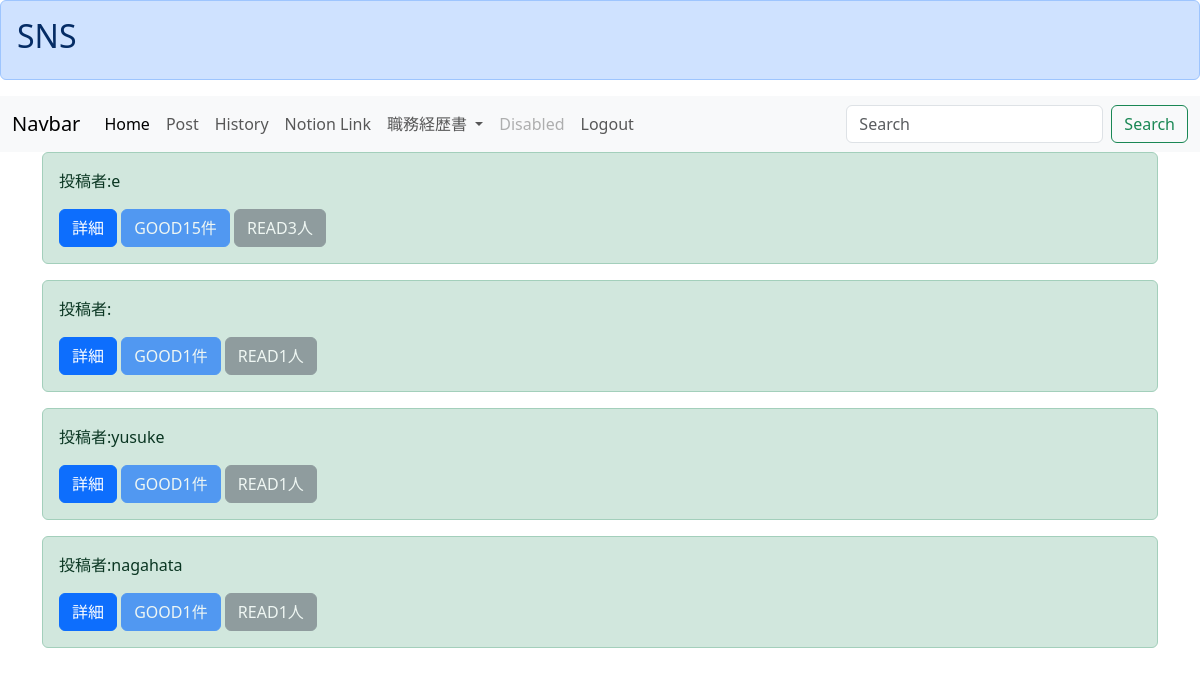
Page /list/ (signed in) on the earlier database version.
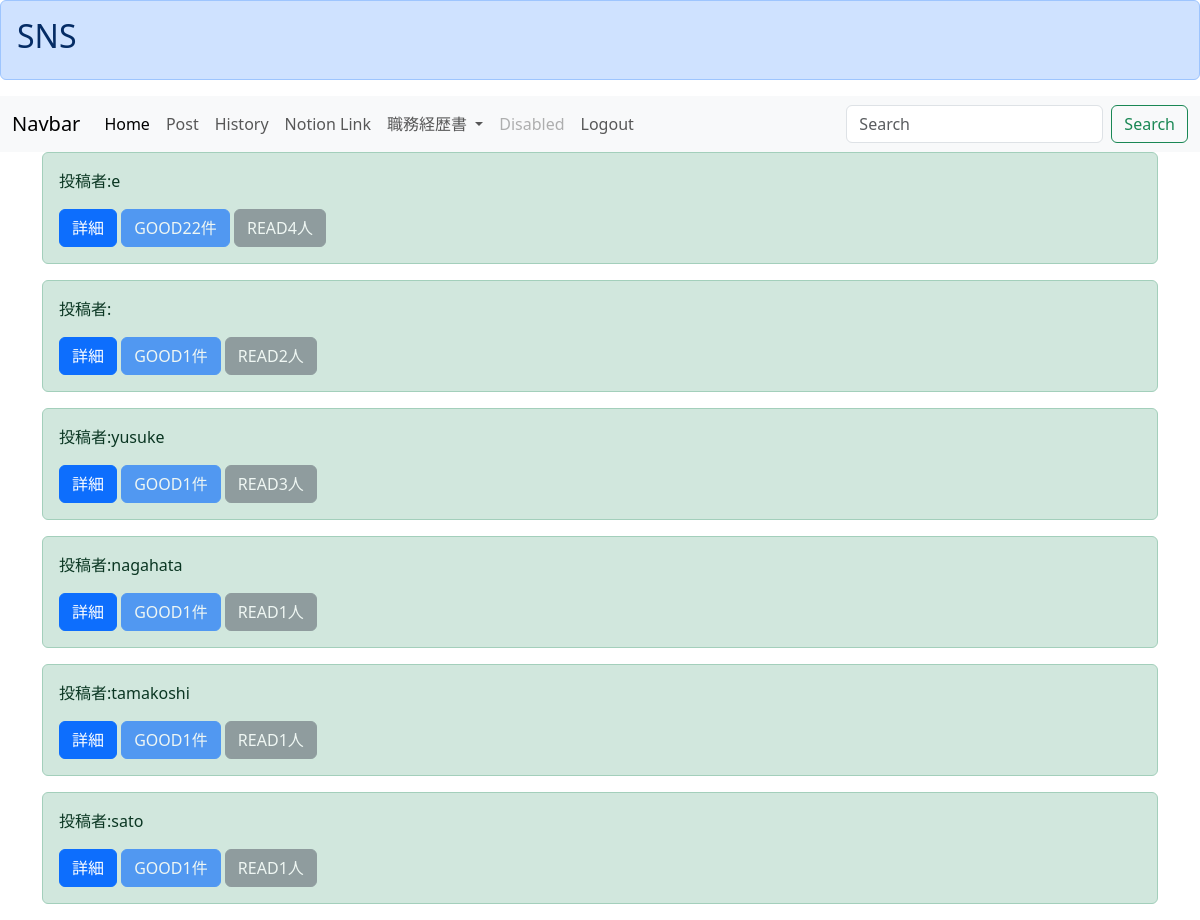
Same page on the later database version.
### boardapp/models.py (models this page shows)
class BoardModel(models.Model):
    title = models.CharField(max_length=100)
    content = models.TextField()
    author = models.CharField(max_length=50)
    sns_image = models.ImageField(upload_to='')#どこに保存するのか指定する引数必要
    good = models.IntegerField(null=True, blank=True, default=1)
    read = models.IntegerField(null=True, blank=True, default=1)#既読の数を数える
    readtext = models.TextField(null=True, blank=True, default='a')#既読を押した人の情報を記録

### boardapp/views.py (the view)
# urls.py: path('list/', listfunc, name='list'),
@login_required
def listfunc(request):
    object_list = BoardModel.objects.all()#BoardModelのオブジェクトすべてをobject_list(変数)に入れることができる
    return render(request, 'list.html', {'object_list':object_list})

### templates/list.html (shortened to what this page needs)
{% extends 'base.html' %}
{% block header %}
<div class="alert alert-primary" role="alert">
   <h2>SNS</h2>
  </div>
{% endblock header %}
{% block content %}
<nav class="navbar navbar-expand-lg bg-body-tertiary">
    <div class="container-fluid">
      <a class="navbar-brand" href="#">Navbar</a>
      <div class="collapse navbar-collapse" id="navbarSupportedContent">
        <ul class="navbar-nav me-auto mb-2 mb-lg-0">
          <li class="nav-item">
            <a class="nav-link active" aria-current="page" href="#">Home</a>
          </li>
          <li class="nav-item">
            <a class="nav-link" href="{% url 'create' %}">Post</a>
          </li>
          <li class="nav-item">
            <a class="nav-link" href="#">History</a>
          </li>
          <li class="nav-item">
            <a class="nav-link" href="#">Notion Link</a>
          </li>
          <li class="nav-item dropdown">
            <a class="nav-link dropdown-toggle" href="#" role="button" data-bs-toggle="dropdown" aria-expanded="false">
              職務経歴書
            </a>
          </li>
          <li class="nav-item">
            <a class="nav-link disabled">Disabled</a>
          </li>
          <li class="nav-item">
            <a class="nav-link" href="{% url 'logout' %}">Logout</a>
          </li>
        </ul>
        <form class="d-flex" role="search">
          <input class="form-control me-2" type="search" placeholder="Search" aria-label="Search">
          <button class="btn btn-outline-success" type="submit">Search</button>
        </form>
      </div>
    </div>
  </nav>
{% if user.is_authenticated %}<!trueかFalseで返ってくる。Trueは下記実行>
<div class='container'>
    {% for item in object_list %}<!views経由のmodel>
    <div class="alert alert-success" role="alert">
        <p>投稿者:{{ item.author }}</p>
        <a class="btn btn-primary" href="{% url 'detail' item.pk %}" role="button">詳細</a><!modelsやつを引っ張ってくる>
        <a class="btn btn-primary disabled"  role="button" aria-disabled="true">GOOD{{item.good}}件</a>
        <a class="btn btn-secondary disabled"  role="button" aria-disabled="true">READ{{item.read}}人</a>
    </div>
    {%endfor%}
</div>
{% else %}<!Falseの場合>
<p>Please login: <a href="{% url 'login' %}">HERE</a></p>
{% endif %}
{% endblock content %}

### templates/base.html (shortened to what this page needs)
<!doctype html>
<html lang="en">
  <head>
    <link href="https://cdn.jsdelivr.net/npm/bootstrap@5.3.0/dist/css/bootstrap.min.css" rel="stylesheet">
  </head>
  <body>
    {% block header %}
    {% endblock header %}
    {% block content %}
    {% endblock content %}
  </body>
</html>

Differences in the rows shown:
changed BoardModel (number 1 of 6 on the later page): good "15" → "22"; read "3" → "4"
changed BoardModel (number 2 of 6 on the later page): read "1" → "2"
changed BoardModel "yusuke": read "1" → "3"
added BoardModel: author "tamakoshi", good "1", read "1"
added BoardModel: author "sato", good "1", read "1"
